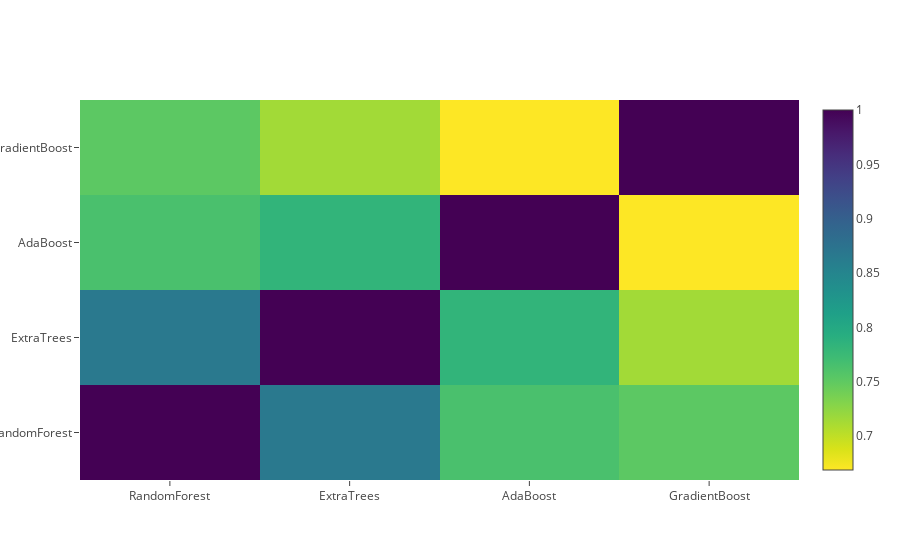

Notebook code cell kept with this figure:
### Markdown cell above
### 二级训练集的相关热图

### Code cell
data = [
    go.Heatmap(
        z= base_predictions_train.astype(float).corr().values ,
        x=base_predictions_train.columns.values,
        y= base_predictions_train.columns.values,
          colorscale='Viridis',
            showscale=True,
            reversescale = True
    )
]
py.iplot(data, filename='labelled-heatmap')

### Figure 1 — Plotly figure (JSON) as saved in the notebook; plotly's stock layout.template omitted (floating-point values rounded to 4 significant figures)
{"data": [{"colorscale": "Viridis", "reversescale": true, "showscale": true, "type": "heatmap", "uid": "d4931ae2-ec9e-4d80-99fd-65094444d3f6", "x": ["RandomForest", "ExtraTrees", "AdaBoost", "GradientBoost"], "y": ["RandomForest", "ExtraTrees", "AdaBoost", "GradientBoost"], "z": [[1, 0.8668, 0.7643, 0.7519], [0.8668, 1, 0.7829, 0.7145], [0.7643, 0.7829, 1, 0.6689], [0.7519, 0.7145, 0.6689, 1]]}], "layout": {}}
